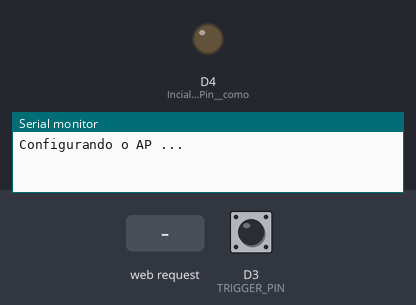
Bench run of a sketch on a simulated ESP8266 (NodeMCU). On the bench: output pins drawn as LEDs (lit = HIGH), the last lines printed to the serial monitor. Inputs (shaded band) come from the test bench; at power-on: D3 (TRIGGER_PIN) HIGH. WiFi joins after 1.5 s; servers stay silent unless stated.

Above: at 2.7 s.
2.8 s: HTTP request GET /d4_off received
At 3.1 s:
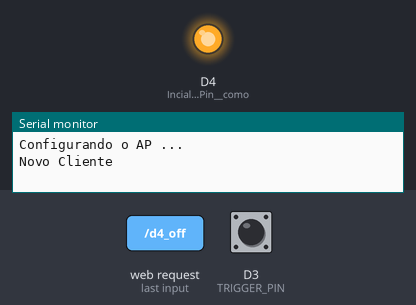
4.3 s: HTTP request GET /d4_on received
At 5.4 s:
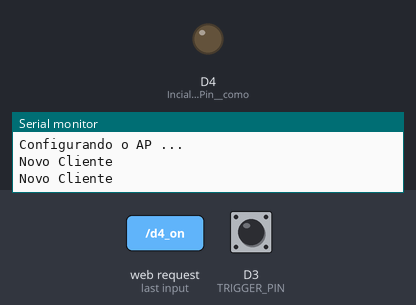
Timing chart, 0 to 7.3 s (numbered marks = the images above; inputs shaded):
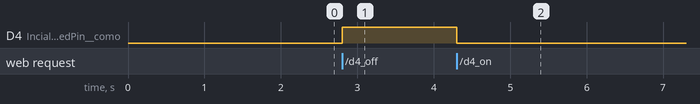

Measured:
- after the input at 2.8 s, D4 (Incializa_o_ledPin__como): LOW → HIGH at once
- after the input at 4.3 s, D4 (Incializa_o_ledPin__como): HIGH → LOW at once

The sketch:

2-Wifimanager-LD-D4.ino
```cpp
/*
  Conexão wifimanager - WebServer
  com Reset
  IOT na prática com o ESP8266
  https://github.com/esp8266/Arduino/tree/master/doc/esp8266wifi
  http://tomeko.net/online_tools/cpp_text_escape.php?lang=en
*/

#include <ESP8266WiFi.h>          //ESP8266 Core WiFi Library (you most likely already have this in your sketch)
#include <DNSServer.h>            //Local DNS Server used for redirecting all requests to the configuration portal
#include <ESP8266WebServer.h>     //Local WebServer used to serve the configuration portal
#include <WiFiManager.h>          //https://github.com/tzapu/WiFiManager WiFi Configuration Magic

// Definir o Trigger Pin

#define TRIGGER_PIN D3

const char *ssid = "******"; //Node do SSID a ser transmitido
const char *password = "*****"; //Senha

WiFiServer servidor(80);


void setup() {
  pinMode(TRIGGER_PIN, INPUT);
  pinMode(D4, OUTPUT); // Incializa o ledPin  como saída

  Serial.begin(115200);
  Serial.println();
  Serial.println("Configurando o AP ...");


  WiFiManager wifiManager;
  wifiManager.autoConnect(ssid, password);

  /*Start WebServer*/
  servidor.begin();

}

void loop() {

   // is configuration portal requested?
  if ( digitalRead(TRIGGER_PIN) == LOW ) {
    WiFiManager wifiManager;
    //reset settings
    wifiManager.resetSettings();
    delay(10);
    ESP.restart();
  }


  WiFiClient client = servidor.available();

  if (client){

      Serial.println("Novo Cliente");

      String pagina = "";

      /* Página HTML */

      pagina += "<!doctype html>\n<html lang=\"pt-BR\">\n    <head>\n        <meta charset=\"utf-8\">\n        <title>Curso ESP8266 na Prática</title>\n    </head>\n\n    <body>\n        <h1>Comando Liga/Desliga LED</h1>\n\t\t<p>LED D4\n\t\t\t<a href=?function=d4_on><button>LIGA</button></a>\n\t\t\t<a href=?function=d4_off><button>DESLIGA</button></a>\n\t\t</p>\n\t\t\t\n    </body>\n</html>";
      client.print(pagina);

      String req = client.readStringUntil('\r');
      if (req.indexOf("d4_on") != -1) digitalWrite(D4, LOW);
      if (req.indexOf("d4_off") != -1) digitalWrite(D4, HIGH);


  }

}
```
